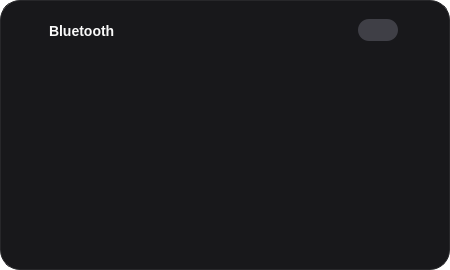
<?xml version="1.0" encoding="UTF-8"?>
<ui version="4.0">
 <class>QuickBluetoothWindow</class>
 <widget class="QWidget" name="QuickBluetoothWindow">
  <property name="geometry">
   <rect><x>0</x><y>0</y><width>450</width><height>270</height></rect>
  </property>
  <property name="styleSheet">
   <string notr="true">
QWidget#QuickBluetoothWindow { background: transparent; }
#bluetoothBox {
    background-color: #18181b;
    border-radius: 20px;
    border: 1px solid #27272a;
}
#bluetoothBox QLabel { color: #fafafa; background: transparent; }
#titleLabel { font-size: 14px; font-weight: bold; }
#scrollArea, #scrollAreaWidgetContents { background: transparent; border: none; }
QScrollBar:vertical { background: transparent; width: 6px; }
QScrollBar::handle:vertical { background: #3f3f46; border-radius: 3px; }
QScrollBar::add-line:vertical, QScrollBar::sub-line:vertical { height: 0; }
#settingsButton {
    background-color: transparent;
    color: #fafafa;
    border: none;
    border-radius: 12px;
    padding: 4px;
}
#settingsButton:hover { background-color: #27272a; }
#powerSwitch { spacing: 0; }
#powerSwitch::indicator { width: 40px; height: 22px; border-radius: 11px; background-color: #3f3f46; }
#powerSwitch::indicator:checked { background-color: #22c55e; }
#deviceActionButton {
    background-color: #3f3f46;
    color: #fafafa;
    border: none;
    border-radius: 8px;
    font-size: 12px;
    padding: 4px 10px;
}
#deviceActionButton:hover { background-color: #52525b; }
#deviceActionButton:disabled { color: #a1a1aa; }
   </string>
  </property>
  <layout class="QVBoxLayout" name="rootLayout">
   <property name="spacing"><number>0</number></property>
   <property name="leftMargin"><number>0</number></property>
   <property name="topMargin"><number>0</number></property>
   <property name="rightMargin"><number>0</number></property>
   <property name="bottomMargin"><number>0</number></property>
   <item>
    <widget class="QFrame" name="bluetoothBox">
     <property name="minimumSize">
      <size><width>450</width><height>270</height></size>
     </property>
     <layout class="QVBoxLayout" name="boxLayout">
      <property name="spacing"><number>16</number></property>
      <property name="leftMargin"><number>16</number></property>
      <property name="topMargin"><number>16</number></property>
      <property name="rightMargin"><number>16</number></property>
      <property name="bottomMargin"><number>16</number></property>
      <item>
       <layout class="QHBoxLayout" name="headerLayout">
        <property name="spacing"><number>8</number></property>
        <item>
         <widget class="QLabel" name="iconLabel">
          <property name="minimumSize"><size><width>24</width><height>24</height></size></property>
          <property name="maximumSize"><size><width>24</width><height>24</height></size></property>
          <property name="text"><string/></property>
         </widget>
        </item>
        <item>
         <widget class="QLabel" name="titleLabel">
          <property name="text"><string>Bluetooth</string></property>
         </widget>
        </item>
        <item>
         <spacer name="headerSpacer">
          <property name="orientation"><enum>Qt::Horizontal</enum></property>
          <property name="sizeHint" stdset="0"><size><width>40</width><height>20</height></size></property>
         </spacer>
        </item>
        <item>
         <widget class="QCheckBox" name="powerSwitch">
          <property name="text"><string/></property>
          <property name="cursor"><cursorShape>PointingHandCursor</cursorShape></property>
         </widget>
        </item>
        <item>
         <widget class="QToolButton" name="settingsButton">
          <property name="text"><string/></property>
          <property name="cursor"><cursorShape>PointingHandCursor</cursorShape></property>
         </widget>
        </item>
       </layout>
      </item>
      <item>
       <widget class="QScrollArea" name="scrollArea">
        <property name="minimumSize"><size><width>0</width><height>150</height></size></property>
        <property name="maximumSize"><size><width>16777215</width><height>400</height></size></property>
        <property name="frameShape"><enum>QFrame::NoFrame</enum></property>
        <property name="horizontalScrollBarPolicy"><enum>Qt::ScrollBarAlwaysOff</enum></property>
        <property name="widgetResizable"><bool>true</bool></property>
        <widget class="QWidget" name="scrollAreaWidgetContents">
         <layout class="QVBoxLayout" name="deviceListLayout">
          <property name="spacing"><number>4</number></property>
          <property name="leftMargin"><number>0</number></property>
          <property name="topMargin"><number>0</number></property>
          <property name="rightMargin"><number>0</number></property>
          <property name="bottomMargin"><number>0</number></property>
         </layout>
        </widget>
       </widget>
      </item>
     </layout>
    </widget>
   </item>
  </layout>
 </widget>
 <resources/>
 <connections/>
</ui>
